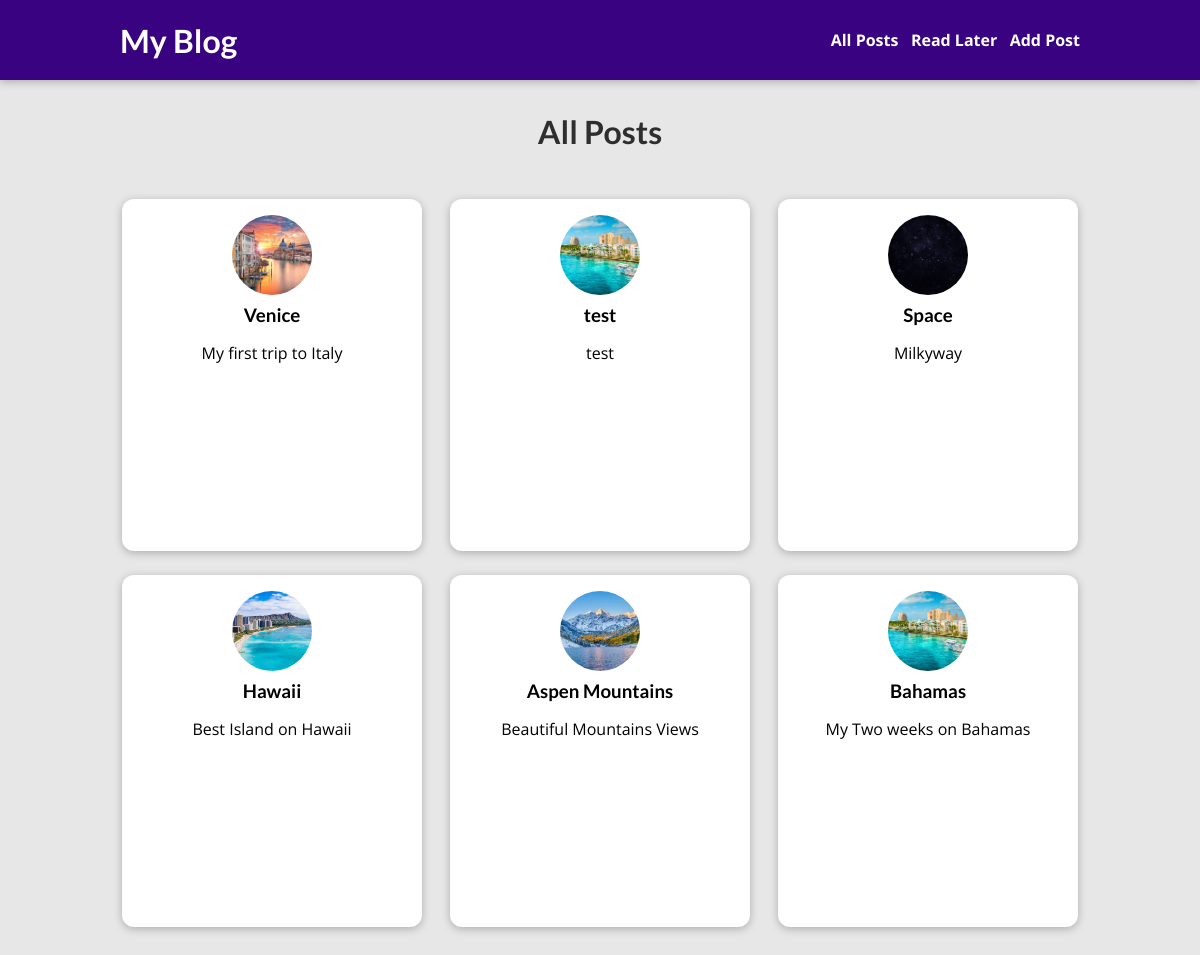
The page /posts on the database its author committed.
### blog/models.py (models this page shows, shortened)
class Post(models.Model):
    title = models.CharField(max_length=100)
    image = models.ImageField(upload_to="posts", null=True, blank=True)
    date = models.DateField(default=date.today(), editable=False)
    author = models.CharField(max_length=100, null=True)
    slug = models.SlugField(blank=True, null=False, db_index=True)
    description = models.CharField(max_length=200)
    content = models.CharField(max_length=500)
    def get_absolute_url(self):
        return reverse("post-detail-page", args=[self.slug])

### blog/views.py (the view)
# urls.py: path("posts", views.AllPostsView.as_view(), name="posts-page"),
class AllPostsView(ListView):
    template_name = "blog/all-posts.html"
    model = Post
    context_object_name = "posts"
    ordering = ["-date"]

### blog/templates/blog/all-posts.html (shortened to what this page needs)
{% extends 'base.html' %}
{% load static %}
{% block css_files %}
    <link rel="stylesheet" href="{% static 'blog/all_posts.css' %}"/>
    <link rel="stylesheet" href="{% static 'blog/post.css' %}"/>
{% endblock %}
{% block content %}
    <section id="all-posts">
        <h2>All Posts</h2>
        <ul>
            {% for post in posts %}
                {% include 'blog/includes/post.html' %}
            {% endfor %}
        </ul>
    </section>
{% endblock %}

### blog/templates/blog/includes/post.html (shortened to what this page needs)
{% load static %}
<li>
    <article class="post">
        <a href="{{ post.get_absolute_url }}">
            <img src="{{ post.image.url }}" alt="{{ post.title }}"/>
            <div class="post__content">
                <h3>{{ post.title }}</h3>
                <p>{{ post.description }}</p>
            </div>
        </a>
    </article>
</li>

### static/app.css (style rules this page uses)
* { box-sizing: border-box; }
html { font-family: 'Open Sans', 'Lato', sans-serif; }
body { margin: 0; }
h1, h2, h3 { font-family: 'Lato', sans-serif; font-weight: bold; }

### blog/static/blog/all_posts.css (style rules this page uses)
body { background-color: #e7e7e7; }
#all-posts { margin: 7rem auto; width: 90%; max-width: 60rem; }
#all-posts h2 { text-align: center; font-size: 2rem; color: #2e2e2e; margin: 3rem 0; }
ul { list-style: none; margin: 0; padding: 0; display: grid; grid-template-columns: repeat(auto-fill, minmax(17rem, 1fr)); gap: 1.5rem; }
.post img { width: 7rem; height: 7rem; }
.post a { height: 22rem; transform-origin: center; box-shadow: 0 2px 8px rgba(0, 0, 0, 0.25); border-radius: 12px; background-color: white; }

### blog/static/blog/post.css (style rules this page uses)
.post { display: flex; flex-direction: column; align-items: center; text-align: center; }
.post a { text-decoration: none; color: black; transition: all 0.2s ease; padding: 1rem; width: 300px; }
.post img { width: 5rem; height: 5rem; object-fit: cover; border-radius: 50%; }
.post h3 { margin: 0.25rem 0; }

### rows shown on the page
Post: image (picture), title "Venice", description "My first trip to Italy"
Post: image (picture), title "test", description "test"
Post: image (picture), title "Space", description "Milkyway"
Post: image (picture), title "Hawaii", description "Best Island on Hawaii"
Post: image (picture), title "Aspen Mountains", description "Beautiful Mountains Views"
Post: image (picture), title "Bahamas", description "My Two weeks on Bahamas"
